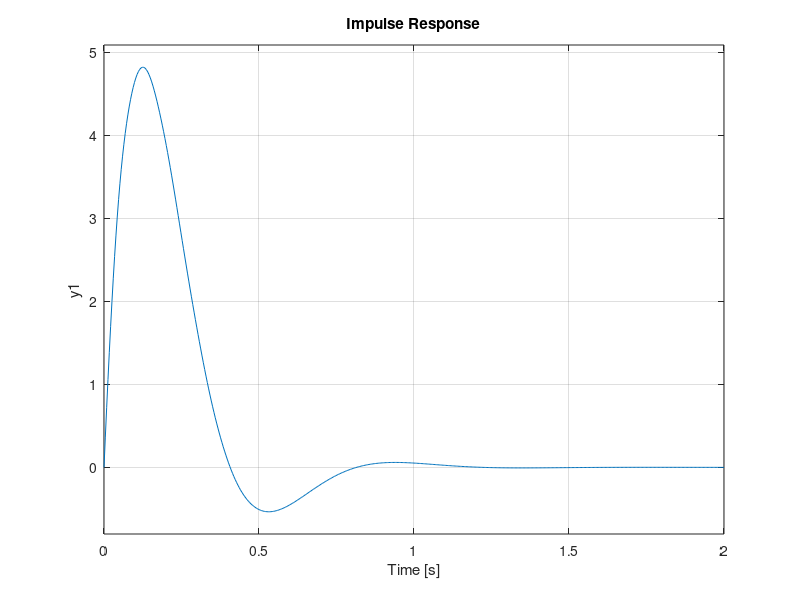

This figure's MATLAB source:
% Author: Jhensen Ray Agni
% Email: jagni001@ucr.edu
% Github: https://jragni.github.io

%%%%% Quarter Car Suspension Model %%%

%%

% Initialize constants
Ks = 20000;  % [N/m]  spring constant of suspension
C = 1000;  % [N*s/m] coefficient of friction for dashpot
Kw = 200000;  % [N/m] spring constant for the wheel
M = 300;   % [kg] mass of quarter car
m = 40;    % [kg] mass of wheel
Zr = randi(10)*.005; % [m] bumpiness of the road

% State Matrix derived from force balance
A = [ 0 1 0 0;
    -Ks/M -C/M Ks/M C/M;
    0 0 0 1;
    Ks/m C/m -(Kw+Ks)/m -C/m]; 
% COntrolling 
B = [0 ;1000/M;0;0];
C = [1 0 0 0]; % Measuring position with observability 
D = 0;
sys = ss(A,B,C,D); % create a state-space object
openLoopEigenvalues = eig(A) %open loop eigen values, stable

step(sys)
%Solve for closed loop eigenvalues (A-BK)

% move Poles to -10
 P = [-10.7774+72.6021i -10.7774-72.6021i -5.3892+7.7077i -5.3892-7.7077i]; %  Place poles here for closed-loop control
% 
K = place(A,B,P);
% 
 A_closed = A - B*K; % closed loop state matrix
% 
eig(A_closed);
% closed loop control object 
closed_sys = ss(A_closed,B,C,D);

K_r = 1/dcgain(closed_sys);  % scaling input
%% 
closed_sys = ss(A_closed,B*K_r,C,D);
step(closed_sys)
impulse(closed_sys)

